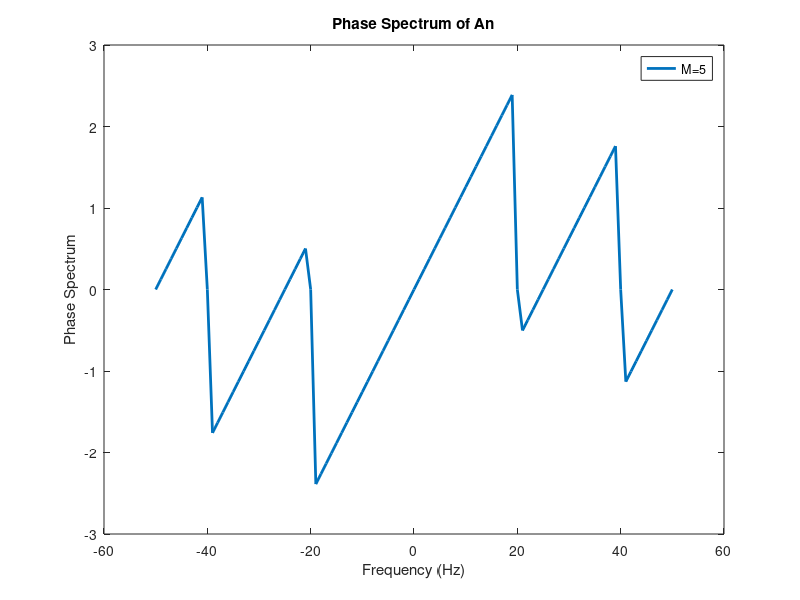
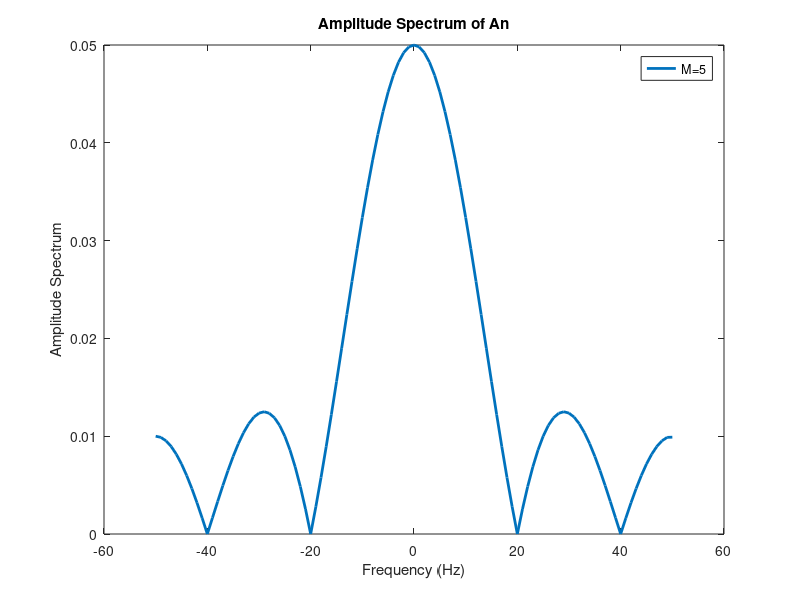
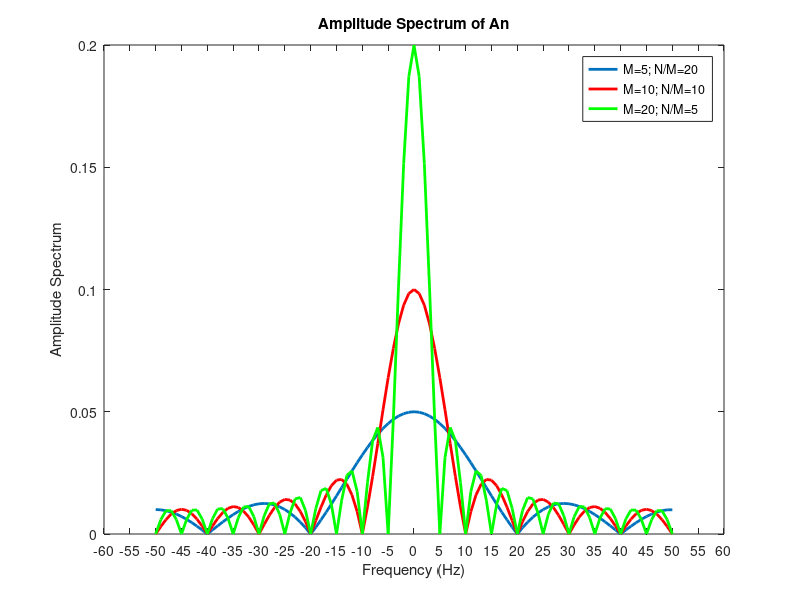
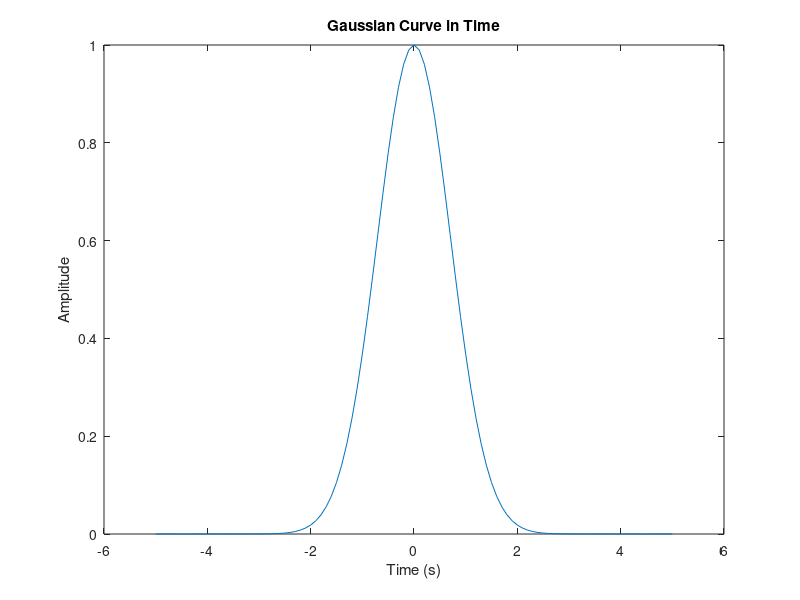

Here is the MATLAB script that generated these plots, in order:

% Exercises in Fourier Transforms 2
% Completed during MS Geophysics at the University of Western Ontario
% MATLAB code by Benjamin Consolvo and Gerhard Pratt
% Updated in 11/2015

clear all;
clc;
close all;

%%  Fourier transform of the Boxcar function

M = 5;
box = zeros(100,1);
box(1:M)=1;
N = length(box);            % Find the length of time series
X = zeros(N,1);           % Set up an N-by-1 matrix of zeros

X=ifft(box); % inverse Fourier transform

int=0:N;
freq=-max(int/2):1:max(int/2);
freq=freq';

g1=zeros(N+1,1);

g1(1:50)=X(51:100);
g1(51:100)=X(1:50);
g1(101)=0.0099;

ampspect=abs(g1);

% Plot 4a)
ps=angle(g1);
figure;
plot(freq,ps,'linewidth',2);
title('Phase Spectrum of An');
xlabel('Frequency (Hz)');
ylabel('Phase Spectrum');
legend('M=5');

% Plot 4b)
figure;
plot(freq,ampspect,'linewidth',2);                
title('Amplitude Spectrum of An');
xlabel('Frequency (Hz)');
ylabel('Amplitude Spectrum');
legend('M=5');

%% Testing different values of M
M = 5;
box = zeros(100,1);
box(1:M)=1;
N = length(box);            % Find the length of time series
X = zeros(N,1);           % Set up an N-by-1 matrix of zeros

X=ifft(box);

int=0:N;
freq=-max(int/2):1:max(int/2);
freq=freq';

g1=zeros(N+1,1);

g1(1:50)=X(51:100);
g1(51:100)=X(1:50);
g1(101)=0.0099;

ampspect=abs(g1);
% Plot 4c)
figure;
plot(freq,ampspect,'linewidth',2);                
title('Amplitude Spectrum of An');
xlabel('Frequency (Hz)');
ylabel('Amplitude Spectrum');
legend('M=5');
hold on;

M = 10;
box = zeros(100,1);
box(1:M)=1;
N = length(box);            % Find the length of time series
X = zeros(N,1);           % Set up an N-by-1 matrix of zeros

X=ifft(box);

int=0:N;
freq=-max(int/2):1:max(int/2);
freq=freq';

g1=zeros(N+1,1);

g1(1:50)=X(51:100);
g1(51:100)=X(1:50);

ampspect=abs(g1);

plot(freq,ampspect,'r','linewidth',2);                
title('Amplitude Spectrum of An');
xlabel('Frequency (Hz)');
ylabel('Amplitude Spectrum');
hold on;

M = 20;
box = zeros(100,1);
box(1:M)=1;
N = length(box);            % Find the length of time series
X = zeros(N,1);           % Set up an N-by-1 matrix of zeros

X=ifft(box);

int=0:N;
freq=-max(int/2):1:max(int/2);
freq=freq';

g1=zeros(N+1,1);
g1(1:50)=X(51:100);
g1(51:100)=X(1:50);

ampspect=abs(g1);

plot(freq,ampspect,'g','linewidth',2);                
title('Amplitude Spectrum of An');
xlabel('Frequency (Hz)');
ylabel('Amplitude Spectrum');
legend('M=5; N/M=20','M=10; N/M=10','M=20; N/M=5');
set(gca,'xtick',[-100:5:100]);

%% Work with Gaussian curve
% 4d) Gaussian in time domain
t=[-5:.1:5];
alpha=1;
gt=exp(-alpha*(t.^2));
figure;
plot(t,gt);
title('Gaussian Curve in Time');
xlabel('Time (s)');
ylabel('Amplitude');
%eb=0.707*ones(size(gt));
%errorbar(gt,eb);

% 4e) Gaussian in frequency domain
fs=1/0.1;
N=length(gt);
n=[-50:1:50];
omega=n*2*pi/(N*0.1);
%gf=fft(gt);
f=(n*fs/N);
gf=(sqrt(pi/alpha))*exp(-(omega.^2)/(4*alpha));
figure;
plot(f,gf);
title('Gaussian Curve in Frequency');
xlabel('Frequency Bin');
ylabel('Amplitude');


%%  Derivative theorem test
close all;
clear all;
clc;
x=[0:(pi/16):8*pi]; 
an=cos(x); % Defining time series

% An=ifft(an); % Takes the forward DFT in Gerhard's notation
% First, let us take the FT of an.
N = length(an);            % Find the length of time series
An = zeros(N,1);           % Set up an N-by-1 matrix of zeros

for n = 1:N
    for k = 1:N
        compl=i*2*pi*(n-1)*(k-1)/N; % Calculating the complex exponent
        An(n)=An(n)+(1/N)*an(k)*exp(compl); %Formula for DFT
    end
end

% Code to carry out the derivative of An

N=length(An);
anderiv = zeros(N,1);
for n = 1:N
    for k = 1:N
        omegan=(2*pi*(n-1))/(N*(pi/16));
        compl=-i*2*pi*(n-1)*(k-1)/N; % Calculating the complex exponent
        anderiv(k)=anderiv(k)+0.066*i*omegan*An(n)*exp(compl); %Formula for inverse DFT to get ak back
        % Had to multiply by 0.066 to get my derivative to match.
    end
end

% Plot 4f)
figure;
plot(x,real(anderiv),'r',x,-sin(x),'g');
title('Derivative of Time Series ak');
xlabel('Time (s)');
ylabel('Amplitude');
hold on;

% ii) approximate derivative of ak - "first difference"

t=pi/16;
akderiv=zeros(length(an),1);
akderiv=akderiv';

for i=1:length(an)
    if i+1>length(an)
        an(i+1)=1;
    end
    akderiv(i)=akderiv(i)+((an(i+1)-an(i))/t);
    
end
x2=x(1:129);
akderiv=akderiv(1:129);

plot(x2,akderiv,'b')
title('Derivative of Time Series ak');
xlabel('Time (s)');
ylabel('Amplitude');
legend('0.066*akderiv','-sin(x)','first difference derivative')





%% Demonstrating the Poisson relationship: horizontal position

close all;
clear all;
clc;
% Assume a value of unity for constants
load data/gprofile.dat;
grav=gprofile';
x=[0:1.4:336];
an=grav; % Defining time series

% An=ifft(an); % Takes the forward DFT
% First, let us take the FT of an.
N = length(an);            % Find the length of time series
An = zeros(N,1);           % Set up an N-by-1 matrix of zeros

for n = 1:N
    for k = 1:N
        compl=i*2*pi*(n-1)*(k-1)/N; % Calculating the complex exponent
        An(n)=An(n)+(1/N)*an(k)*exp(compl); %Formula for DFT
    end
end

% Code to carry out the derivative of an

N=length(An);
anderiv = zeros(N,1);
for n = 1:N
    for k = 1:N
        omegan=(2*pi*(n-1))/(N*(pi/16));
        compl=-i*2*pi*(n-1)*(k-1)/N; % Calculating the complex exponent
        anderiv(k)=anderiv(k)+0.066*i*omegan*An(n)*exp(compl); %Formula for inverse DFT to get ak back
        % I had to multiply by 0.066 to get my derivative to match.
    end
end


figure;
plot(x,grav,'b',x,real(anderiv),'r');
title('Gravity Field and Pseudo Magnetic Field');
xlabel('Distance (km)');
ylabel('Potential Field Amplitude');
legend('Gravity Profile','Dgrav = Pseudo Magnetic')
hold on;
